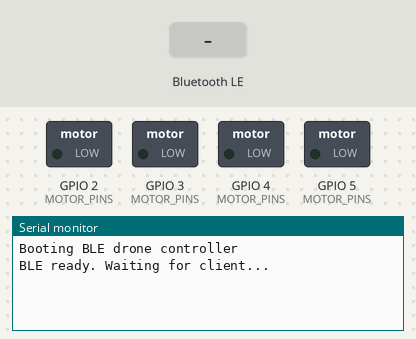
A sketch run on a simulated ESP32-C3. On the bench: switched loads named in the sketch (green lamp = pin HIGH), the last lines printed to the serial monitor. Inputs (shaded band) come from the test bench. Nothing arrives over Bluetooth unless stated; a phone connects over Bluetooth LE 3 s after start.

Above: at 1.7 s.
1.8 s: Bluetooth LE write "ARM" received
At 2.7 s:
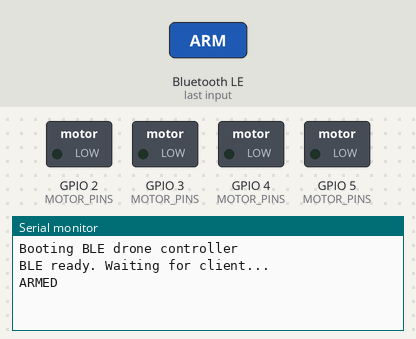
4.5 s: Bluetooth LE write "DISARM" received
At 5.7 s:
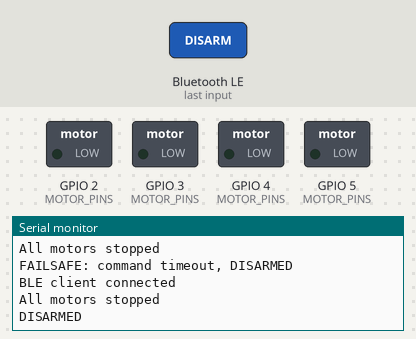
6.0 s: Bluetooth LE write "M," received
At 7.1 s:
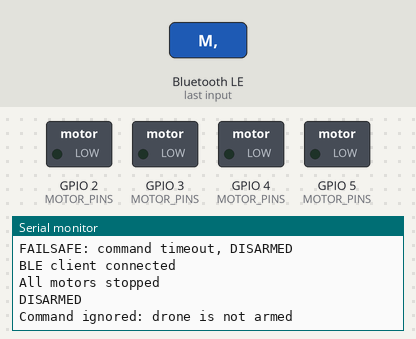

The sketch:

Drone.ino
```cpp
#include <BLEDevice.h>
#include <BLEServer.h>
#include <BLEUtils.h>
#include <BLE2902.h>

// ESP32-C3 Mini motor outputs (as requested)
static const int MOTOR_PINS[4] = {4, 5, 2, 3};
static const int MOTOR_CHANNELS[4] = {0, 1, 2, 3};
static const int PWM_FREQ = 20000;
static const int PWM_RESOLUTION_BITS = 8;
static const unsigned long COMMAND_TIMEOUT_MS = 1200;

static const char* BLE_DEVICE_NAME = "DarkPrinceDrone";
static const char* SERVICE_UUID = "6e400001-b5a3-f393-e0a9-e50e24dcca9e";
static const char* COMMAND_CHAR_UUID = "6e400002-b5a3-f393-e0a9-e50e24dcca9e";

BLEServer* pServer = nullptr;
BLECharacteristic* pCommandCharacteristic = nullptr;

bool isConnected = false;
bool isArmed = false;
unsigned long lastCommandMs = 0;

int channelByPin(int pin) {
  for (int i = 0; i < 4; i++) {
    if (MOTOR_PINS[i] == pin) {
      return MOTOR_CHANNELS[i];
    }
  }
  return -1;
}

void setMotorSpeed(int pin, int speed) {
  int channel = channelByPin(pin);
  if (channel < 0) {
    Serial.printf("Unknown pin: %d\n", pin);
    return;
  }

  int safeSpeed = constrain(speed, 0, 255);
  ledcWrite(pin, safeSpeed);
  Serial.printf("Motor pin %d speed %d\n", pin, safeSpeed);
}

void stopAllMotors() {
  for (int i = 0; i < 4; i++) {
    ledcWrite(MOTOR_PINS[i], 0);
  }
  Serial.println("All motors stopped");
}

void setAllMotors(int speed) {
  int safeSpeed = constrain(speed, 0, 255);
  for (int i = 0; i < 4; i++) {
    ledcWrite(MOTOR_PINS[i], safeSpeed);
  }
}

void applyCommand(const String& commandRaw) {
  String command = commandRaw;
  command.trim();
  if (command.length() == 0) {
    return;
  }

  lastCommandMs = millis();

  if (command.equalsIgnoreCase("ARM")) {
    isArmed = true;
    setAllMotors(0);
    Serial.println("ARMED");
    return;
  }

  if (command.equalsIgnoreCase("DISARM")) {
    isArmed = false;
    stopAllMotors();
    Serial.println("DISARMED");
    return;
  }

  if (command.equalsIgnoreCase("STOP")) {
    stopAllMotors();
    return;
  }

  if (!isArmed) {
    Serial.println("Command ignored: drone is not armed");
    return;
  }

  if (command.startsWith("M,")) {
    int firstComma = command.indexOf(',');
    int secondComma = command.indexOf(',', firstComma + 1);
    if (firstComma < 0 || secondComma < 0) {
      Serial.println("Bad command format");
      return;
    }

    int pin = command.substring(firstComma + 1, secondComma).toInt();
    int speed = command.substring(secondComma + 1).toInt();
    setMotorSpeed(pin, speed);
    return;
  }

  Serial.printf("Unknown command: %s\n", command.c_str());
}

class ServerCallbacks : public BLEServerCallbacks {
  void onConnect(BLEServer* server) override {
    isConnected = true;
    lastCommandMs = millis();
    Serial.println("BLE client connected");
  }

  void onDisconnect(BLEServer* server) override {
    isConnected = false;
    isArmed = false;
    stopAllMotors();
    Serial.println("BLE client disconnected");
    BLEDevice::startAdvertising();
  }
};

class CommandCallbacks : public BLECharacteristicCallbacks {
  void onWrite(BLECharacteristic* characteristic) override {
    String value = characteristic->getValue();
    if (value.length() == 0) {
      return;
    }

    applyCommand(value);
  }
};

void setup() {
  Serial.begin(115200);
  delay(500);
  Serial.println("Booting BLE drone controller");

  for (int i = 0; i < 4; i++) {
    ledcAttachChannel(MOTOR_PINS[i], PWM_FREQ, PWM_RESOLUTION_BITS, MOTOR_CHANNELS[i]);
    ledcWrite(MOTOR_PINS[i], 0);
  }

  BLEDevice::init(BLE_DEVICE_NAME);
  pServer = BLEDevice::createServer();
  pServer->setCallbacks(new ServerCallbacks());

  BLEService* pService = pServer->createService(SERVICE_UUID);
  pCommandCharacteristic = pService->createCharacteristic(
      COMMAND_CHAR_UUID,
      BLECharacteristic::PROPERTY_WRITE | BLECharacteristic::PROPERTY_WRITE_NR);
  pCommandCharacteristic->setCallbacks(new CommandCallbacks());
  pCommandCharacteristic->addDescriptor(new BLE2902());

  pService->start();
  BLEAdvertising* pAdvertising = BLEDevice::getAdvertising();
  pAdvertising->addServiceUUID(SERVICE_UUID);
  pAdvertising->setScanResponse(false);
  pAdvertising->setMinPreferred(0x06);
  pAdvertising->setMinPreferred(0x12);
  BLEDevice::startAdvertising();

  Serial.println("BLE ready. Waiting for client...");
}

void loop() {
  if (isArmed && (millis() - lastCommandMs > COMMAND_TIMEOUT_MS)) {
    // Failsafe: stop motors if app stops sending commands.
    stopAllMotors();
    isArmed = false;
    Serial.println("FAILSAFE: command timeout, DISARMED");
  }

  delay(10);
}
```

Measured:
- after the input at 1.8 s, the serial monitor: prints a new line at once (image 1)
- after the input at 4.5 s, the serial monitor: prints a new line at once (image 2)
- after the input at 6.0 s, the serial monitor: prints a new line at once (image 3)
